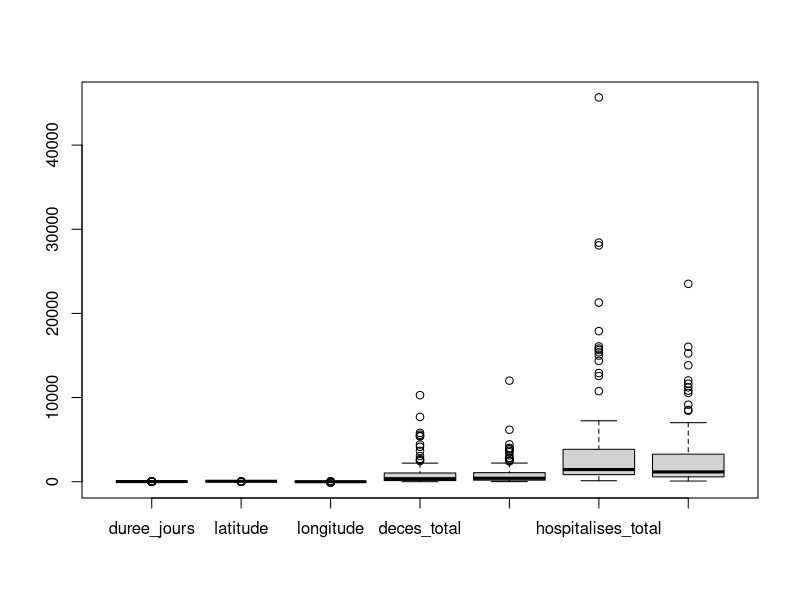
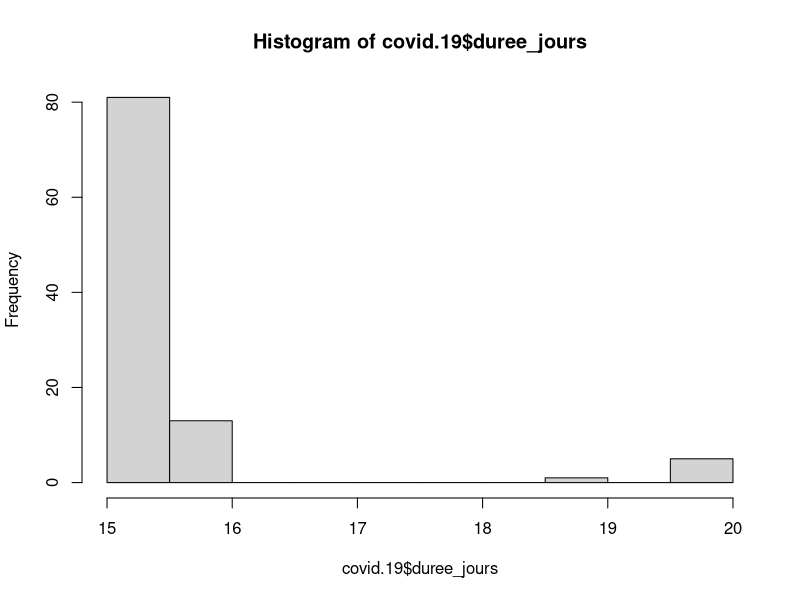
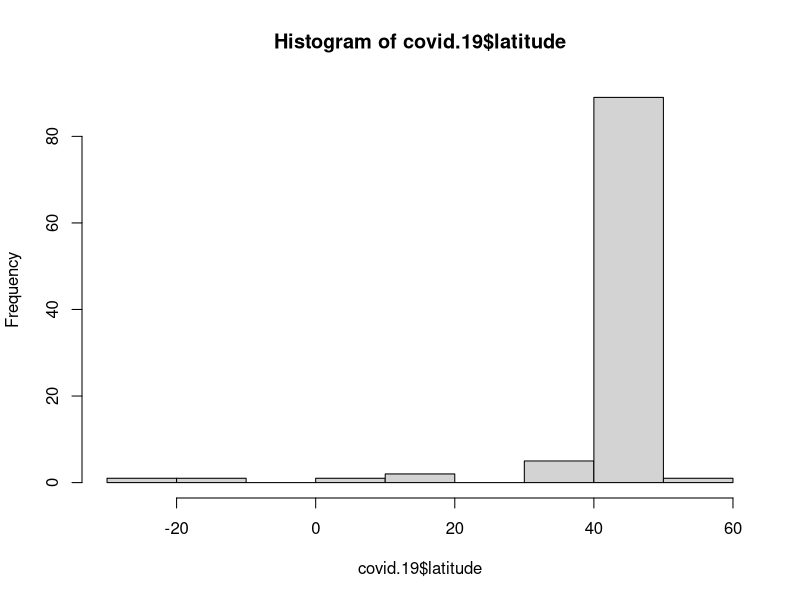
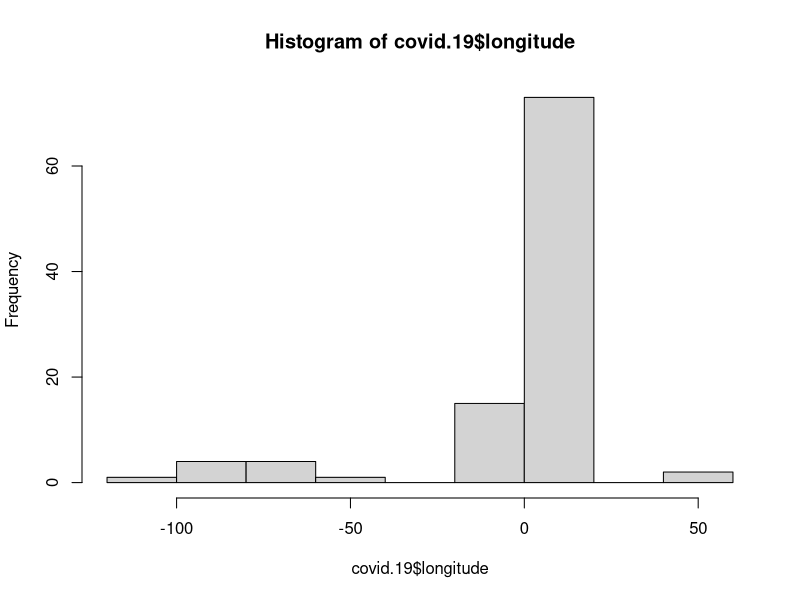
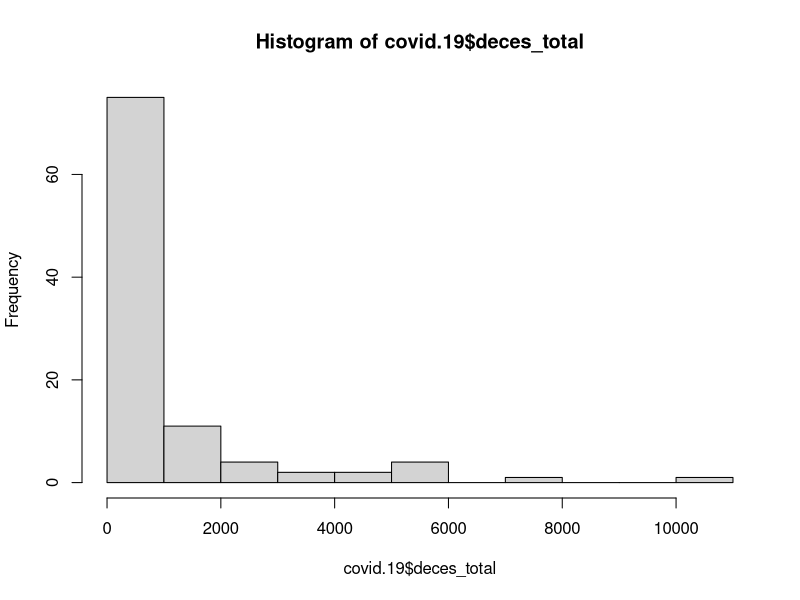
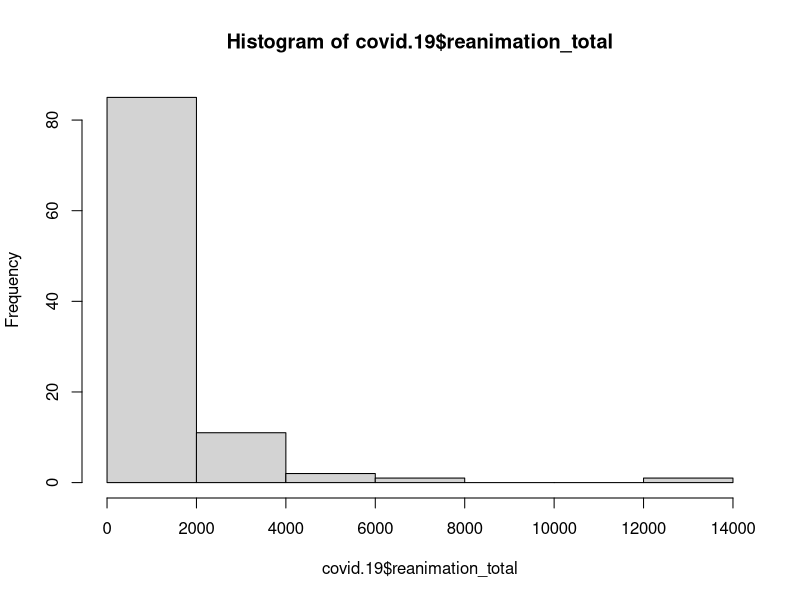
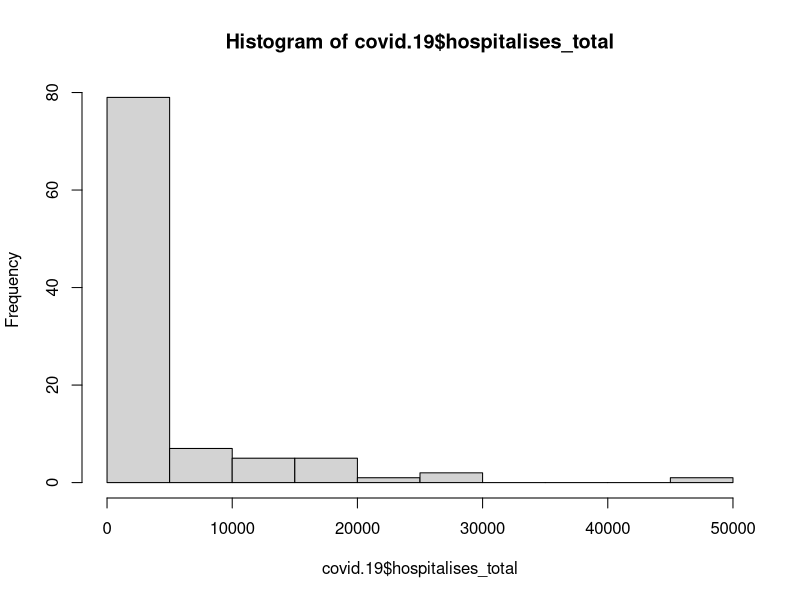
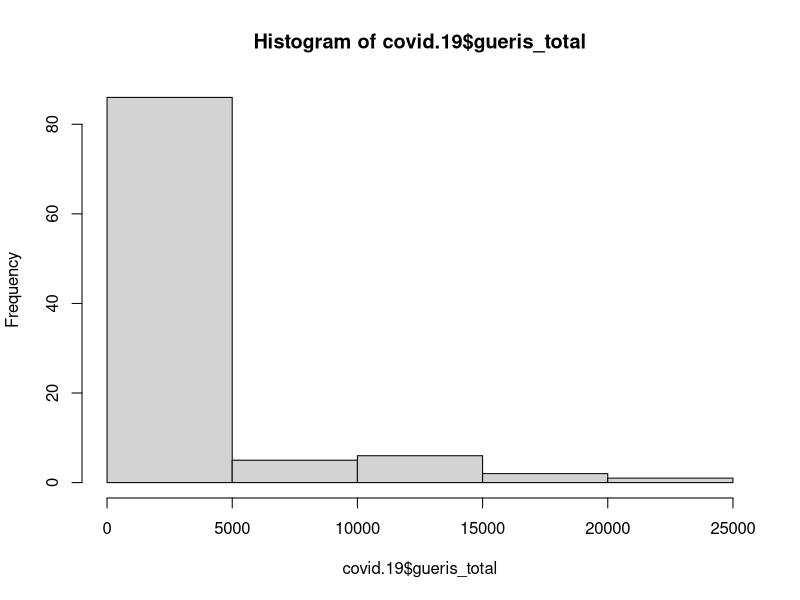

The R source for these figures, in order:
## ---- chunk 1
covid.19=read.csv("donnees_covid.csv", sep = ";")
## ---- chunk 2
# Dataframe contenant les donnéés avec 8 variables 
#maille_nom : nom des provinces françaises
#
## ---- chunk 3
dim(covid.19)
## ---- chunk 4
names(covid.19)
## ---- chunk 5
typeof(covid.19)
## ---- chunk 6
summary(covid.19)
## ---- chunk 7
apply (covid.19[,-1],2,sd)
## ---- chunk 8
boxplot(covid.19[,-1])
## ---- chunk 9
hist(covid.19$duree_jours)
hist(covid.19$latitude)
hist(covid.19$longitude)
hist(covid.19$deces_total)
hist(covid.19$reanimation_total)
hist(covid.19$hospitalises_total)
hist(covid.19$gueris_total)
## ---- chunk 10

## ---- chunk 11
cor(covid.19[,-1])
## ---- chunk 12
cor(covid.19[,-1])
